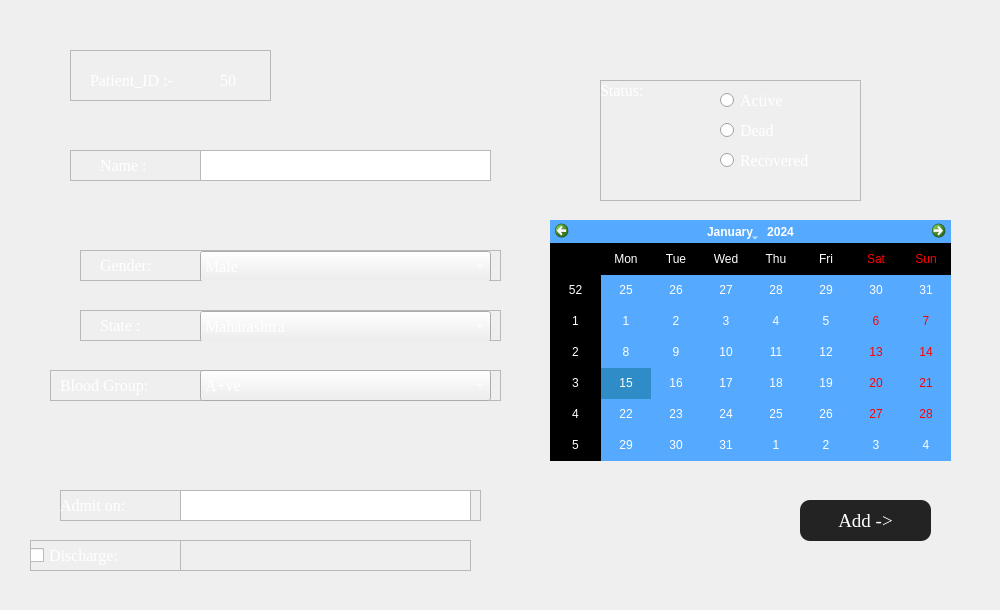
                  <widget class="QWidget" name="page_14">
                   <widget class="QWidget" name="widget_2" native="true">
                    <property name="geometry">
                     <rect>
                      <x>-10</x>
                      <y>10</y>
                      <width>991</width>
                      <height>591</height>
                     </rect>
                    </property>
                    <widget class="QFrame" name="frame_5">
                     <property name="geometry">
                      <rect>
                       <x>80</x>
                       <y>40</y>
                       <width>201</width>
                       <height>51</height>
                      </rect>
                     </property>
                     <property name="frameShape">
                      <enum>QFrame::StyledPanel</enum>
                     </property>
                     <property name="frameShadow">
                      <enum>QFrame::Raised</enum>
                     </property>
                     <widget class="QLabel" name="label">
                      <property name="geometry">
                       <rect>
                        <x>20</x>
                        <y>10</y>
                        <width>131</width>
                        <height>41</height>
                       </rect>
                      </property>
                      <property name="font">
                       <font>
                        <family>Georgia</family>
                        <pointsize>12</pointsize>
                       </font>
                      </property>
                      <property name="styleSheet">
                       <string notr="true">color: rgb(255, 255, 255);</string>
                      </property>
                      <property name="text">
                       <string>Patient_ID :-</string>
                      </property>
                     </widget>
                     <widget class="QLabel" name="patient_id_add_label">
                      <property name="geometry">
                       <rect>
                        <x>150</x>
                        <y>10</y>
                        <width>31</width>
                        <height>41</height>
                       </rect>
                      </property>
                      <property name="font">
                       <font>
                        <family>Georgia</family>
                        <pointsize>12</pointsize>
                       </font>
                      </property>
                      <property name="styleSheet">
                       <string notr="true">color: rgb(255, 255, 255);</string>
                      </property>
                      <property name="text">
                       <string>50</string>
                      </property>
                     </widget>
                    </widget>
                    <widget class="QFrame" name="frame_6">
                     <property name="geometry">
                      <rect>
                       <x>80</x>
                       <y>140</y>
                       <width>421</width>
                       <height>31</height>
                      </rect>
                     </property>
                     <property name="frameShape">
                      <enum>QFrame::StyledPanel</enum>
                     </property>
                     <property name="frameShadow">
                      <enum>QFrame::Raised</enum>
                     </property>
                     <widget class="QLabel" name="label_28">
                      <property name="geometry">
                       <rect>
                        <x>30</x>
                        <y>0</y>
                        <width>71</width>
                        <height>31</height>
                       </rect>
                      </property>
                      <property name="font">
                       <font>
                        <family>Georgia</family>
                        <pointsize>12</pointsize>
                       </font>
                      </property>
                      <property name="styleSheet">
                       <string notr="true">color: rgb(255, 255, 255);</string>
                      </property>
                      <property name="text">
                       <string>Name :</string>
                      </property>
                     </widget>
                     <widget class="QTextEdit" name="name_testedit_add">
                      <property name="geometry">
                       <rect>
                        <x>130</x>
                        <y>0</y>
                        <width>291</width>
                        <height>31</height>
                       </rect>
                      </property>
                     </widget>
                    </widget>
                    <widget class="QFrame" name="frame_7">
                     <property name="geometry">
                      <rect>
                       <x>90</x>
                       <y>300</y>
                       <width>421</width>
                       <height>31</height>
                      </rect>
                     </property>
                     <property name="frameShape">
                      <enum>QFrame::StyledPanel</enum>
                     </property>
                     <property name="frameShadow">
                      <enum>QFrame::Raised</enum>
                     </property>
                     <widget class="QLabel" name="label_29">
                      <property name="geometry">
                       <rect>
                        <x>20</x>
                        <y>0</y>
                        <width>71</width>
                        <height>31</height>
                       </rect>
                      </property>
                      <property name="font">
                       <font>
                        <family>Georgia</family>
                        <pointsize>12</pointsize>
                       </font>
                      </property>
                      <property name="styleSheet">
                       <string notr="true">color: rgb(255, 255, 255);</string>
                      </property>
                      <property name="text">
                       <string>State :</string>
                      </property>
                     </widget>
                     <widget class="QComboBox" name="state_combobox_add">
                      <property name="geometry">
                       <rect>
                        <x>120</x>
                        <y>1</y>
                        <width>291</width>
                        <height>31</height>
                       </rect>
                      </property>
                      <property name="font">
                       <font>
                        <family>Georgia</family>
                        <pointsize>12</pointsize>
                       </font>
                      </property>
                      <property name="styleSheet">
                       <string notr="true">color: rgb(255, 255, 255);
</string>
                      </property>
                      <item>
                       <property name="text">
                        <string>Maharashtra</string>
                       </property>
                      </item>
                      <item>
                       <property name="text">
                        <string>Rajasthan</string>
                       </property>
                      </item>
                      <item>
                       <property name="text">
                        <string>Punjab</string>
                       </property>
                      </item>
                      <item>
                       <property name="text">
                        <string>Uttar Pradesh</string>
                       </property>
                      </item>
                      <item>
                       <property name="text">
                        <string>Tamil Nadu</string>
                       </property>
                      </item>
                      <item>
                       <property name="text">
                        <string>Delhi</string>
                       </property>
                      </item>
                      <item>
                       <property name="text">
                        <string>Madhya Pradesh</string>
                       </property>
                      </item>
                      <item>
                       <property name="text">
                        <string>Other States</string>
                       </property>
                      </item>
                     </widget>
                    </widget>
                    <widget class="QFrame" name="frame_8">
                     <property name="geometry">
                      <rect>
                       <x>610</x>
                       <y>70</y>
                       <width>261</width>
                       <height>121</height>
                      </rect>
                     </property>
                     <property name="frameShape">
                      <enum>QFrame::StyledPanel</enum>
                     </property>
                     <property name="frameShadow">
                      <enum>QFrame::Raised</enum>
                     </property>
                     <widget class="QLabel" name="label_30">
                      <property name="geometry">
                       <rect>
                        <x>0</x>
                        <y>-10</y>
                        <width>131</width>
                        <height>41</height>
                       </rect>
                      </property>
                      <property name="font">
                       <font>
                        <family>Georgia</family>
                        <pointsize>12</pointsize>
                       </font>
                      </property>
                      <property name="styleSheet">
                       <string notr="true">color: rgb(255, 255, 255);</string>
                      </property>
                      <property name="text">
                       <string>Status:</string>
                      </property>
                     </widget>
                     <widget class="QRadioButton" name="active_add_radio">
                      <property name="geometry">
                       <rect>
                        <x>120</x>
                        <y>10</y>
                        <width>95</width>
                        <height>20</height>
                       </rect>
                      </property>
                      <property name="font">
                       <font>
                        <family>Georgia</family>
                        <pointsize>12</pointsize>
                       </font>
                      </property>
                      <property name="styleSheet">
                       <string notr="true">color: rgb(255, 255, 255);</string>
                      </property>
                      <property name="text">
                       <string>Active</string>
                      </property>
                     </widget>
                     <widget class="QRadioButton" name="dead_add_radio">
                      <property name="geometry">
                       <rect>
                        <x>120</x>
                        <y>40</y>
                        <width>95</width>
                        <height>20</height>
                       </rect>
                      </property>
                      <property name="font">
                       <font>
                        <family>Georgia</family>
                        <pointsize>12</pointsize>
                       </font>
                      </property>
                      <property name="styleSheet">
                       <string notr="true">color: rgb(255, 255, 255);</string>
                      </property>
                      <property name="text">
                       <string>Dead</string>
                      </property>
                     </widget>
                     <widget class="QRadioButton" name="recovered_add_radio">
                      <property name="geometry">
                       <rect>
                        <x>120</x>
                        <y>70</y>
                        <width>121</width>
                        <height>21</height>
                       </rect>
                      </property>
                      <property name="font">
                       <font>
                        <family>Georgia</family>
                        <pointsize>12</pointsize>
                       </font>
                      </property>
                      <property name="styleSheet">
                       <string notr="true">color: rgb(255, 255, 255);</string>
                      </property>
                      <property name="text">
                       <string>Recovered</string>
                      </property>
                     </widget>
                    </widget>
                    <widget class="QCalendarWidget" name="calendarWidget">
                     <property name="geometry">
                      <rect>
                       <x>560</x>
                       <y>210</y>
                       <width>401</width>
                       <height>241</height>
                      </rect>
                     </property>
                     <property name="styleSheet">
                      <string notr="true">color: rgb(255, 255, 255);
alternate-background-color: rgb(0, 0, 0);
background-color: rgb(85, 170, 255);</string>
                     </property>
                     <property name="gridVisible">
                      <bool>false</bool>
                     </property>
                    </widget>
                    <widget class="QFrame" name="frame_9">
                     <property name="geometry">
                      <rect>
                       <x>60</x>
                       <y>360</y>
                       <width>451</width>
                       <height>31</height>
                      </rect>
                     </property>
                     <property name="frameShape">
                      <enum>QFrame::StyledPanel</enum>
                     </property>
                     <property name="frameShadow">
                      <enum>QFrame::Raised</enum>
                     </property>
                     <widget class="QLabel" name="label_31">
                      <property name="geometry">
                       <rect>
                        <x>10</x>
                        <y>0</y>
                        <width>121</width>
                        <height>31</height>
                       </rect>
                      </property>
                      <property name="font">
                       <font>
                        <family>Georgia</family>
                        <pointsize>12</pointsize>
                       </font>
                      </property>
                      <property name="styleSheet">
                       <string notr="true">color: rgb(255, 255, 255);</string>
                      </property>
                      <property name="text">
                       <string>Blood Group:</string>
                      </property>
                     </widget>
                     <widget class="QComboBox" name="blood_gorup_combobox">
                      <property name="geometry">
                       <rect>
                        <x>150</x>
                        <y>0</y>
                        <width>291</width>
                        <height>31</height>
                       </rect>
                      </property>
                      <property name="font">
                       <font>
                        <family>Georgia</family>
                        <pointsize>12</pointsize>
                       </font>
                      </property>
                      <property name="styleSheet">
                       <string notr="true">color: rgb(255, 255, 255);
</string>
                      </property>
                      <item>
                       <property name="text">
                        <string>A+ve</string>
                       </property>
                      </item>
                      <item>
                       <property name="text">
                        <string>B+ve</string>
                       </property>
                      </item>
                      <item>
                       <property name="text">
                        <string>A-ve</string>
                       </property>
                      </item>
                      <item>
                       <property name="text">
                        <string>B-ve</string>
                       </property>
                      </item>
                      <item>
                       <property name="text">
                        <string>AB+ve</string>
                       </property>
                      </item>
                      <item>
                       <property name="text">
                        <string>AB-ve</string>
                       </property>
                      </item>
                      <item>
                       <property name="text">
                        <string>O+ve</string>
                       </property>
                      </item>
                      <item>
                       <property name="text">
                        <string>O-ve</string>
                       </property>
                      </item>
                     </widget>
                    </widget>
                    <widget class="QFrame" name="frame_10">
                     <property name="geometry">
                      <rect>
                       <x>90</x>
                       <y>240</y>
                       <width>421</width>
                       <height>31</height>
                      </rect>
                     </property>
                     <property name="frameShape">
                      <enum>QFrame::StyledPanel</enum>
                     </property>
                     <property name="frameShadow">
                      <enum>QFrame::Raised</enum>
                     </property>
                     <widget class="QLabel" name="label_32">
                      <property name="geometry">
                       <rect>
                        <x>20</x>
                        <y>0</y>
                        <width>71</width>
                        <height>31</height>
                       </rect>
                      </property>
                      <property name="font">
                       <font>
                        <family>Georgia</family>
                        <pointsize>12</pointsize>
                       </font>
                      </property>
                      <property name="styleSheet">
                       <string notr="true">color: rgb(255, 255, 255);</string>
                      </property>
                      <property name="text">
                       <string>Gender:</string>
                      </property>
                     </widget>
                     <widget class="QComboBox" name="gender_combobox_add">
                      <property name="geometry">
                       <rect>
                        <x>120</x>
                        <y>1</y>
                        <width>291</width>
                        <height>31</height>
                       </rect>
                      </property>
                      <property name="font">
                       <font>
                        <family>Georgia</family>
                        <pointsize>12</pointsize>
                       </font>
                      </property>
                      <property name="styleSheet">
                       <string notr="true">color: rgb(255, 255, 255);
</string>
                      </property>
                      <item>
                       <property name="text">
                        <string>Male</string>
                       </property>
                      </item>
                      <item>
                       <property name="text">
                        <string>Female</string>
                       </property>
                      </item>
                     </widget>
                    </widget>
                    <widget class="QFrame" name="frame_11">
                     <property name="geometry">
                      <rect>
                       <x>70</x>
                       <y>480</y>
                       <width>421</width>
                       <height>31</height>
                      </rect>
                     </property>
                     <property name="frameShape">
                      <enum>QFrame::StyledPanel</enum>
                     </property>
                     <property name="frameShadow">
                      <enum>QFrame::Raised</enum>
                     </property>
                     <widget class="QLabel" name="label_33">
                      <property name="geometry">
                       <rect>
                        <x>0</x>
                        <y>0</y>
                        <width>91</width>
                        <height>31</height>
                       </rect>
                      </property>
                      <property name="font">
                       <font>
                        <family>Georgia</family>
                        <pointsize>12</pointsize>
                       </font>
                      </property>
                      <property name="styleSheet">
                       <string notr="true">color: rgb(255, 255, 255);</string>
                      </property>
                      <property name="text">
                       <string>Admit on:</string>
                      </property>
                     </widget>
                     <widget class="QTextEdit" name="admit_on_add">
                      <property name="geometry">
                       <rect>
                        <x>120</x>
                        <y>0</y>
                        <width>291</width>
                        <height>31</height>
                       </rect>
                      </property>
                     </widget>
                    </widget>
                    <widget class="QFrame" name="frame_12">
                     <property name="geometry">
                      <rect>
                       <x>40</x>
                       <y>530</y>
                       <width>441</width>
                       <height>31</height>
                      </rect>
                     </property>
                     <property name="frameShape">
                      <enum>QFrame::StyledPanel</enum>
                     </property>
                     <property name="frameShadow">
                      <enum>QFrame::Raised</enum>
                     </property>
                     <widget class="QTextEdit" name="discharge_add">
                      <property name="enabled">
                       <bool>false</bool>
                      </property>
                      <property name="geometry">
                       <rect>
                        <x>150</x>
                        <y>0</y>
                        <width>291</width>
                        <height>31</height>
                       </rect>
                      </property>
                     </widget>
                     <widget class="QCheckBox" name="discharge_add_checkbox">
                      <property name="geometry">
                       <rect>
                        <x>0</x>
                        <y>0</y>
                        <width>121</width>
                        <height>31</height>
                       </rect>
                      </property>
                      <property name="font">
                       <font>
                        <family>Georgia</family>
                        <pointsize>12</pointsize>
                       </font>
                      </property>
                      <property name="styleSheet">
                       <string notr="true">color: rgb(255, 255, 255);
</string>
                      </property>
                      <property name="text">
                       <string>Discharge:</string>
                      </property>
                     </widget>
                    </widget>
                    <widget class="QPushButton" name="add_button">
                     <property name="geometry">
                      <rect>
                       <x>810</x>
                       <y>490</y>
                       <width>131</width>
                       <height>41</height>
                      </rect>
                     </property>
                     <property name="font">
                      <font>
                       <family>Georgia</family>
                       <pointsize>14</pointsize>
                      </font>
                     </property>
                     <property name="styleSheet">
                      <string notr="true">QPushButton {
	color: rgb(255, 255, 255);
	background-color: rgb(35, 35, 35);
	border: 0px solid;
	border-radius:10px;
}
QPushButton:hover {
	background-color: rgb(85, 170, 255);
}</string>
                     </property>
                     <property name="text">
                      <string>Add -&gt;</string>
                     </property>
                    </widget>
                   </widget>
                  </widget>
